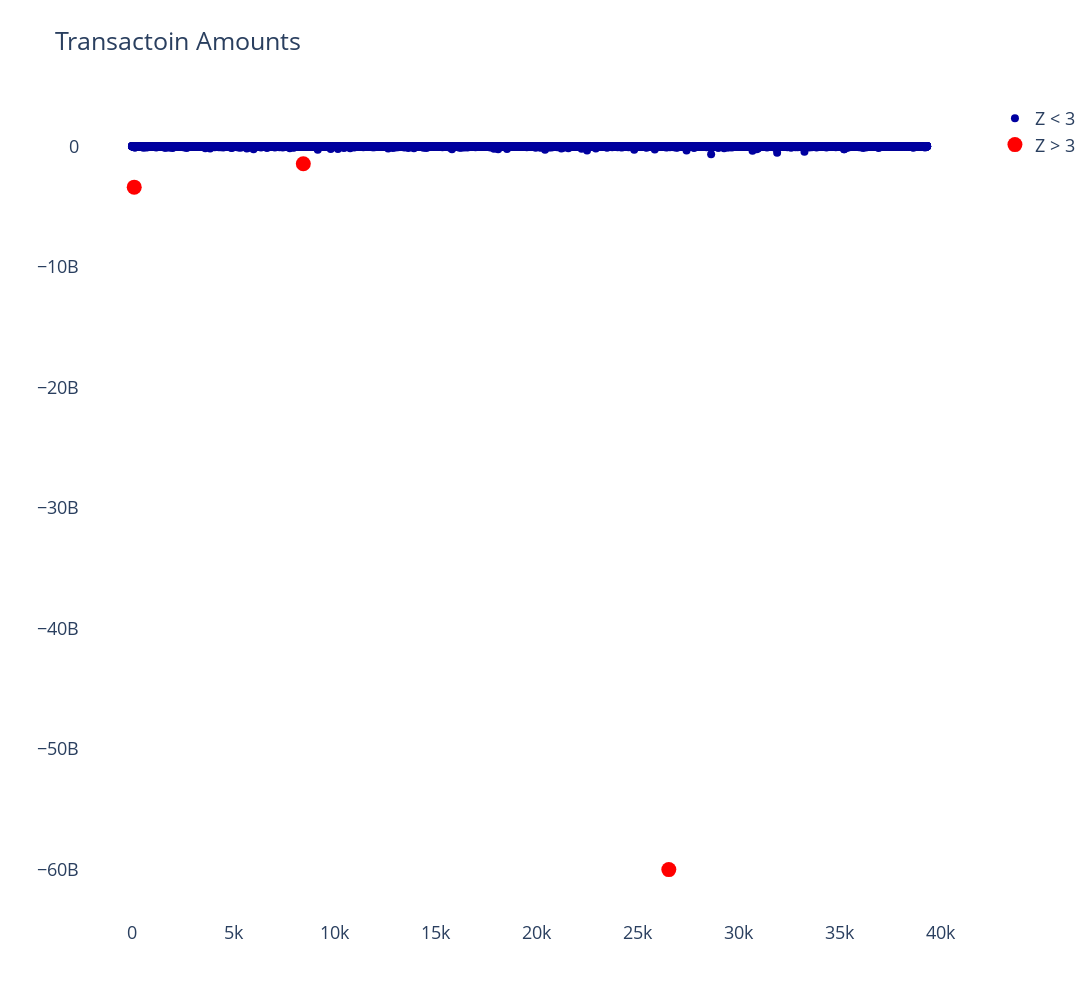

The cell this chart's notebook holds for it:
### Code cell
import plotly.graph_objects as go

fig = go.Figure()



fig.add_trace(go.Scatter(

    x=list(range(len(data_Z))), 
    y=data_Z,
    marker_color = '#0000A0',
    mode = 'markers',
    marker = dict(size = 8),
    #text=grouped['percentage'].apply(lambda x: '{:.3f}%'.format(x)),
    name = 'Z < 3' 
    #color_continuous_scale='Blues', 
    ))


fig.add_trace(go.Scatter(

    x=outlier_indices, 
    y=data_Z[outlier_indices],
    marker_color = 'red',
    mode = 'markers',
    marker = dict(size = 15),
    #text=grouped['percentage'].apply(lambda x: '{:.3f}%'.format(x)),
    name = 'Z > 3' 
    #color_continuous_scale='Blues', 
    ))

#fig.update_traces( textposition='outside'),

# Here we modify the tickangle of the xaxis, resulting in rotated labels.
fig.update_layout(title_text="Transactoin Amounts",  width=2000, height=1000, font=dict(size=18), xaxis_tickangle=0, paper_bgcolor='white', plot_bgcolor = 'white')
fig.show()

### Figure 1 — Plotly figure (JSON) as saved in the notebook; plotly's stock layout.template omitted (floating-point values rounded to 4 significant figures; data arrays with more than 128 entries replaced by an {"elided": "..."} marker saying what was removed)
{"data": [{"marker": {"color": "#0000A0", "size": 8}, "mode": "markers", "name": "Z < 3", "type": "scatter", "x": {"elided": "39356 int values"}, "y": {"elided": "39356 float values"}}, {"marker": {"color": "red", "size": 15}, "mode": "markers", "name": "Z > 3", "type": "scatter", "x": [111, 8480, 26569], "y": [-3395000000.0, -1454000000.0, -60000000000.0]}], "layout": {"font": {"size": 18}, "height": 1000, "paper_bgcolor": "white", "plot_bgcolor": "white", "title": {"text": "Transactoin Amounts"}, "width": 2000, "xaxis": {"tickangle": 0}}}
